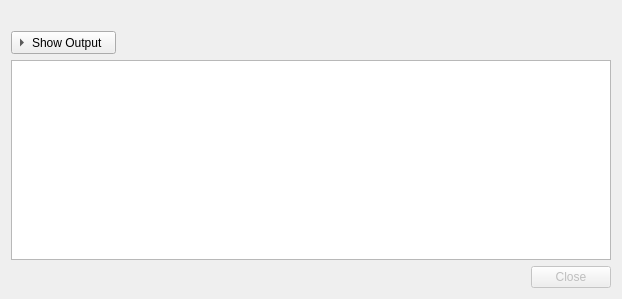
<?xml version="1.0" encoding="UTF-8"?>
<ui version="4.0">
 <class>ProgressDialog</class>
 <widget class="QDialog" name="ProgressDialog">
  <property name="geometry">
   <rect>
    <x>0</x>
    <y>0</y>
    <width>618</width>
    <height>291</height>
   </rect>
  </property>
  <layout class="QGridLayout" name="gridLayout">
   <item row="2" column="0">
    <widget class="QLabel" name="labelOperation">
     <property name="sizePolicy">
      <sizepolicy hsizetype="Fixed" vsizetype="Preferred">
       <horstretch>0</horstretch>
       <verstretch>0</verstretch>
      </sizepolicy>
     </property>
    </widget>
   </item>
   <item row="4" column="0" colspan="2">
    <widget class="QPlainTextEdit" name="output">
     <property name="minimumSize">
      <size>
       <width>600</width>
       <height>200</height>
      </size>
     </property>
     <property name="lineWrapMode">
      <enum>QPlainTextEdit::NoWrap</enum>
     </property>
    </widget>
   </item>
   <item row="5" column="0" colspan="2">
    <widget class="QDialogButtonBox" name="buttonBox">
     <property name="enabled">
      <bool>false</bool>
     </property>
     <property name="standardButtons">
      <set>QDialogButtonBox::Close</set>
     </property>
    </widget>
   </item>
   <item row="3" column="0" colspan="2">
    <widget class="QToolButton" name="buttonShowOutput">
     <property name="sizePolicy">
      <sizepolicy hsizetype="Fixed" vsizetype="Fixed">
       <horstretch>0</horstretch>
       <verstretch>0</verstretch>
      </sizepolicy>
     </property>
     <property name="styleSheet">
      <string notr="true"/>
     </property>
     <property name="text">
      <string>Show Output</string>
     </property>
     <property name="checkable">
      <bool>true</bool>
     </property>
     <property name="toolButtonStyle">
      <enum>Qt::ToolButtonTextBesideIcon</enum>
     </property>
     <property name="arrowType">
      <enum>Qt::RightArrow</enum>
     </property>
    </widget>
   </item>
   <item row="2" column="1">
    <widget class="QLabel" name="labelInfo">
     <property name="sizePolicy">
      <sizepolicy hsizetype="Preferred" vsizetype="Fixed">
       <horstretch>0</horstretch>
       <verstretch>0</verstretch>
      </sizepolicy>
     </property>
    </widget>
   </item>
  </layout>
 </widget>
 <tabstops>
  <tabstop>buttonShowOutput</tabstop>
  <tabstop>output</tabstop>
 </tabstops>
 <resources/>
 <connections/>
</ui>
